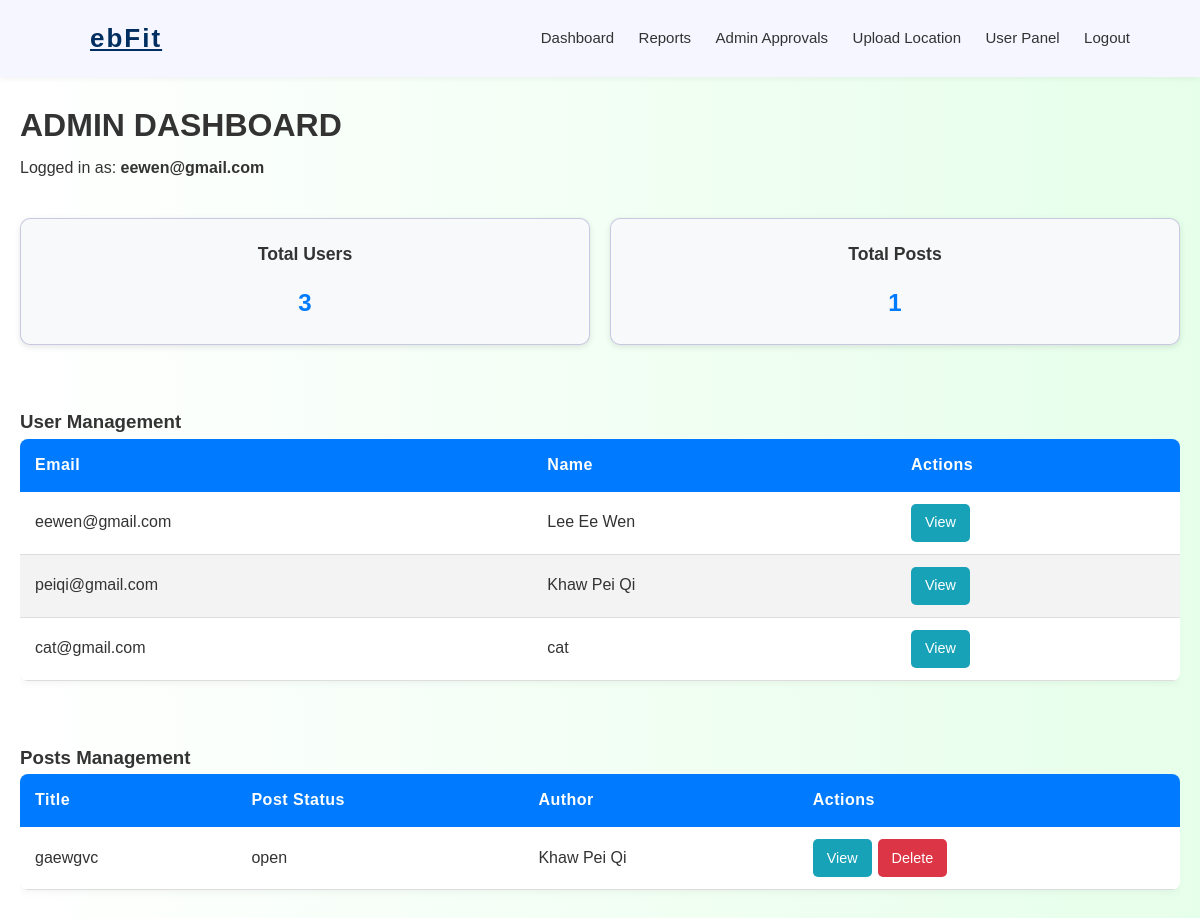
Before: /admin/dashboard (signed in) with the older database file.
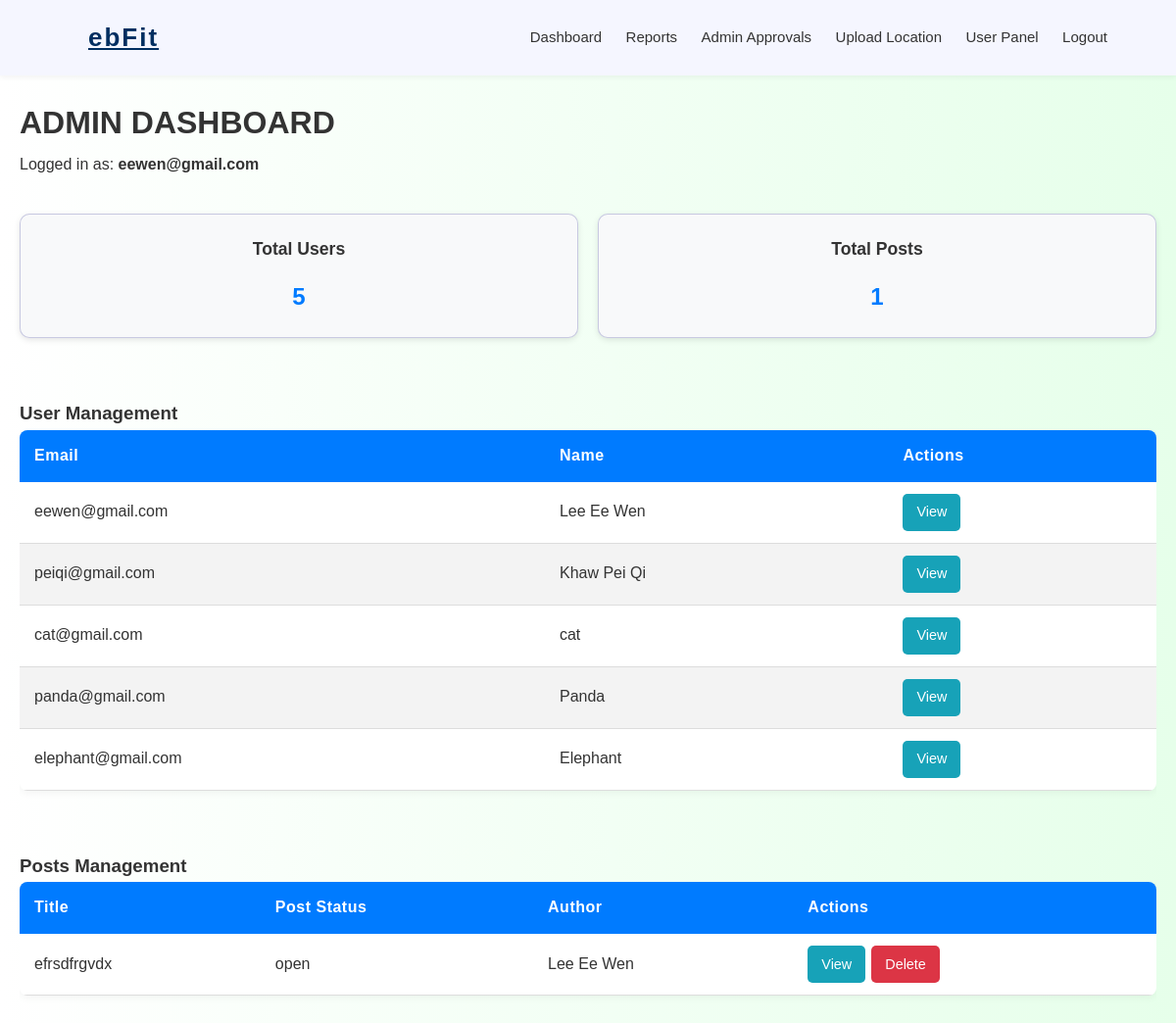
After: the same page with the newer database file.
### app.py (models this page shows, shortened)
class User(db.Model, UserMixin):
    __tablename__ = "users"
    email = db.Column(db.String(255), primary_key=True)
    name = db.Column(db.String(100), nullable=False)
    gender = db.Column(db.String(10), nullable=False)
    sport_level = db.Column(db.String(50), nullable=False)
    security_question = db.Column(db.String(255), nullable=False)
    security_answer = db.Column(db.String(255), nullable=False)
    password = db.Column(db.String(255), nullable=False)
    image_file = db.Column(db.String(255), nullable=False, default="default_image.png")
    bio = db.Column(db.Text, default="This user has not added a bio yet.", nullable=False)
    role = db.Column(db.String(20), default="user")
    is_suspended = db.Column(db.Boolean, default=False) # True = account suspended (blocked from login)
    posts = db.relationship("Posts", back_populates="user", lazy=True, cascade="all, delete-orphan")
    join_activities = db.relationship("JoinActivity", back_populates="user", lazy=True, cascade="all, delete-orphan")

class Posts(db.Model):
    __tablename__ = "posts" # Explicitly name the table "posts"
    post_id = db.Column(db.Integer, primary_key=True) # Unique identifier for each post
    title = db.Column(db.String(200), nullable=False) # Short title of the post/activity
    content = db.Column(db.Text, nullable=False) # Full description of the activity
    location = db.Column(db.String(100), nullable=False) # Where the activity happens
    event_date = db.Column(db.Date, nullable=False) # Activity date
    start_time = db.Column(db.Time, nullable=False) # Activity start time
    end_time = db.Column(db.Time, nullable=False) # Activity end time
    date_posted = db.Column(db.DateTime, default=datetime.utcnow, nullable=False)
    post_status = db.Column(db.String(20), default="open")
    participants = db.Column(db.Integer, nullable=False) # Max or current number of participants
    image_filename = db.Column(db.String(200), nullable=True) # Optional: image uploaded for this post
    email = db.Column(db.String(255), db.ForeignKey("users.email"), nullable=False)  # Foreign key → link each post to the user who created it
    user = db.relationship("User", back_populates="posts")
    is_hidden = db.Column(db.Boolean, default=False) # If True → hide this post from public views
    join_activities = db.relationship("JoinActivity", back_populates="post", lazy=True, cascade="all, delete-orphan")
    reports = db.relationship(
        "Reports",
        backref="post",                # enables Reports.post
        lazy=True,
        cascade="all, delete-orphan"  # deleting a post deletes reports
    )

### app.py (the view)
@app.route("/admin/dashboard")
@login_required # Make sure user is logged in
def admin_dashboard():
    if current_user.role != "admin":
        abort(403)  # Stop and show "Forbidden" if not admin
    users = User.query.all()
    posts = Posts.query.all()
    return render_template(
        "admin_dashboard.html",
        admin=current_user, # Info about the logged-in admin
        users=users,  # List of all users
        posts=posts,  # List of all posts
        is_admin=True  # Flag to indicate admin view in the template
    )

### app.py (called while the page is built)
@app.context_processor
def notif_count():
    if current_user.is_authenticated:
        count = Notification.query.filter_by(email=current_user.email, is_read=False).count()
        return {"unread_count": count}
    return {"unread_count": 0}

@login_manager.user_loader
def load_user(user_id):
    return User.query.filter_by(email=user_id).first()

@app.context_processor
def inject_admin():
    email = session.get("admin_email")
    if email:
        current_admin = Admin.query.get(email)
        return dict(admin=current_admin)
    return dict(admin=None)

### templates/admin_dashboard.html (shortened to what this page needs)
{% extends "base.html" %}
{% block content %}
<div class="admin-dashboard container">
    <h1>Admin Dashboard</h1>
    {% if admin %}
        <p class="logged-in">Logged in as: <strong>{{ admin.email }}</strong></p>
    {% endif %}
    <div class="overview-cards">
        <div class="card">
            <h3>Total Users</h3>
            <p>{{ users|length }}</p>
        </div>
        <div class="card">
            <h3>Total Posts</h3>
            <p>{{ posts|length }}</p>
        </div>
    </div>
    <h3>User Management</h3>
    <div class="table-wrapper">
        <table class="styled-table">
            <thead>
                <tr>
                    <th>Email</th>
                    <th>Name</th>
                    <th>Actions</th>
                </tr>
            </thead>
            <tbody>
                {% for user in users %}
                <tr>
                    <td>{{ user.email }}</td>
                    <td>{{ user.name }}</td>
                    <td class="action-buttons">
                        <a href="{{ url_for('profile_page', email=user.email, readonly=1, from_dashboard=1, next=request.path) }}"
                        class="btn btn-info">View</a>
                    </td>
                </tr>
                {% endfor %}
            </tbody>
        </table>
    </div>
    <h3>Posts Management</h3>
    <div class="table-wrapper">
        <table class="styled-table">
            <thead>
                <tr>
                    <th>Title</th>
                    <th>Post Status</th>
                    <th>Author</th>
                    <th>Actions</th>
                </tr>
            </thead>
            <tbody>
                {% for post in posts %}
                <tr>
                    <td>{{ post.title }}</td>
                    <td>{{ post.post_status }}</td>
                    <td>
                        {% if post.user %}
                            {{ post.user.name }}
                        {% else %}
                            <em>Unknown</em>
                        {% endif %}
                    </td>
                    <td class="action-buttons">
                        <a href="{{ url_for('post_detail', post_id=post.post_id, readonly=1, from_dashboard=1, next=request.path) }}" class="btn btn-info">View</a>
                        {% set next_url = url_for('admin_dashboard') %}
                        <form action="{{ url_for('delete', post_id=post.post_id, admin=1, next=next_url) }}"
                            method="POST" style="display:inline;">
                            <button class="btn delete-btn">Delete</button>
                        </form>
                    </td>
                </tr>
                {% endfor %}
            </tbody>
        </table>
    </div>
{% endblock %}

Changed rows visible on the page:
removed Posts: title "gaewgvc", post_status "open", user.name "Khaw Pei Qi"
added User: email "panda@gmail.com", name "Panda"
added User: email "elephant@gmail.com", name "Elephant"
added Posts: title "efrsdfrgvdx", post_status "open", user.name "Lee Ee Wen"
Other visible differences:
{{ users|length }}: "3" → "5"
